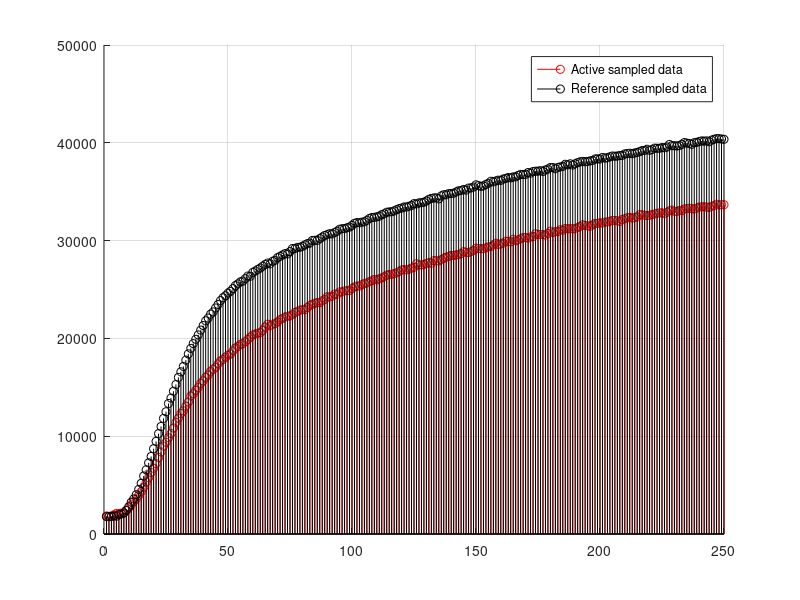
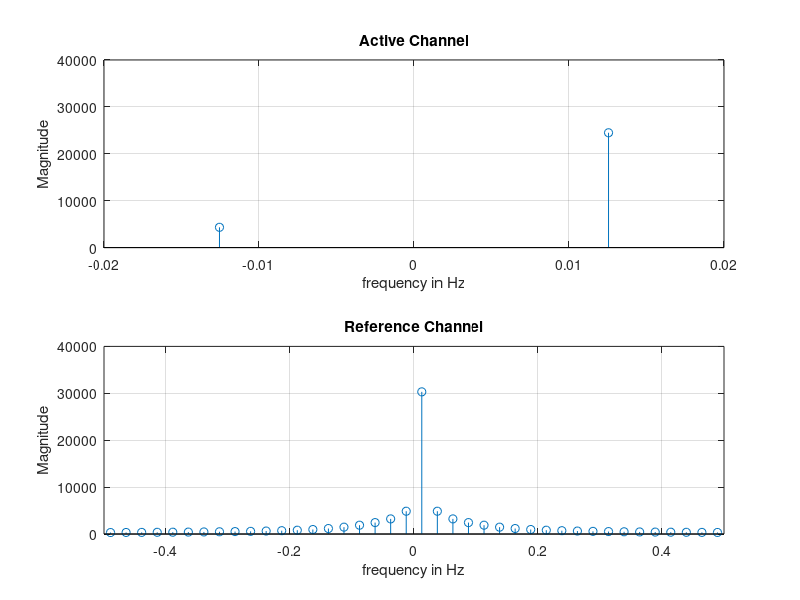

These figures' MATLAB source, in order:
clear all;
close all;
clc;
active_data= [1849
1757
1845
1960
2103
2075
2135
2165
2412
2666
2985
3299
3589
3948
4328
4778
5313
5761
6285
6719
7186
7812
8392
8997
9381
9846
10268
10835
11421
11848
12313
12597
13073
13493
14114
14335
14694
14975
15398
15654
16030
16258
16627
16845
17036
17396
17715
17846
18090
18272
18398
18722
19017
19161
19390
19464
19675
19881
20132
20349
20454
20527
20583
20808
21165
21450
21294
21441
21519
21683
21913
22036
22188
22269
22295
22425
22655
22770
22883
22937
22941
23155
23377
23494
23595
23662
23658
23845
23989
24252
24245
24302
24533
24505
24751
24758
24863
24879
24902
25096
25265
25354
25350
25491
25628
25662
25804
25889
26024
25984
26088
26185
26305
26469
26530
26562
26632
26706
26838
27000
27033
27003
27071
27188
27263
27633
27511
27518
27560
27667
27747
27689
27952
27941
27930
28041
28206
28305
28368
28490
28481
28539
28566
28668
28867
28807
28784
28870
28995
29221
29187
29180
29177
29260
29358
29400
29563
29732
29602
29664
29740
29939
29919
29879
30127
29982
30086
30181
30310
30308
30256
30376
30414
30699
30626
30629
30617
30563
30728
30964
30818
30917
30919
31109
31063
31229
31199
31224
31208
31209
31340
31450
31614
31542
31504
31462
31612
31758
31759
31825
31794
31889
31908
31976
32060
32053
32019
31962
32165
32238
32330
32366
32296
32365
32413
32649
32638
32581
32574
32592
32661
32715
32794
32827
32840
32748
32891
33046
33122
32996
32991
33086
33056
33234
33273
33304
33262
33233
33326
33429
33442
33464
33423
33397
33520
33577
33720
33635
33671
33666
];
reference_data=[1781
1797
1786
1862
1820
1971
2049
2149
2420
2785
3254
3591
4014
4561
5185
5934
6563
7275
7927
8718
9473
10258
10996
11819
12500
13347
13900
14598
15284
16013
16581
17135
17780
18417
18981
19467
19908
20355
20849
21314
21797
22080
22479
22705
23112
23466
23866
24165
24363
24633
24813
25093
25400
25572
25786
25856
26113
26375
26359
26754
26886
27051
27193
27383
27563
27704
27632
27888
27987
28258
28390
28530
28672
28639
28874
29195
29189
29306
29322
29412
29559
29689
29744
30014
30035
30021
30200
30358
30533
30607
30708
30684
30825
30956
31160
31215
31229
31315
31381
31555
31762
31848
31824
31887
31925
32075
32256
32360
32378
32434
32494
32655
32745
32902
32932
32955
33038
33158
33271
33327
33436
33438
33518
33591
33781
33751
33858
33877
33927
34047
34220
34311
34364
34374
34272
34571
34692
34685
34804
34813
34848
34975
35094
35131
35230
35163
35374
35382
35474
35704
35623
35543
35600
35746
35855
36069
36009
36102
36180
36160
36297
36361
36449
36417
36510
36519
36659
36770
36751
36777
36958
36897
37062
37100
37098
37152
37070
37221
37312
37473
37467
37348
37486
37537
37592
37804
37750
37854
37728
37856
37970
38063
38099
38069
38097
38150
38187
38344
38363
38346
38500
38431
38476
38572
38650
38629
38647
38700
38717
38864
38901
38935
38885
38964
39017
39097
39209
39218
39342
39232
39310
39453
39445
39440
39511
39492
39570
39828
39708
39706
39677
39717
39840
40025
39969
39932
39845
40015
40045
40131
40193
40173
40195
40113
40276
40364
40427
40423
40388
40358
];
active_data=active_data';
reference_data=reference_data';
x=active_data;
delta=160e-3;
fs=1/delta;
X=1/length(x)*fft(x,size(x,2));
Xa=abs(X);
fx=linspace(-fs/2,fs/2,length(X));
grid on;
% [freqx ampx]=ginput
value_active=max(Xa)

y=reference_data;
delta=160e-3;
fs=1/delta;
Y=1/length(y)*fft(y,size(y,2));
Ya=abs(Y);
fy=linspace(-fs/2,fs/2,length(Y));
value_ref=max(Ya)


hold on;
stem(x,'r');
stem (y,'k');
legend('Active sampled data','Reference sampled data');

figure;
subplot(211);
stem(fx,fftshift(Xa));
title('Active Channel');
xlabel('frequency in Hz');
ylabel('Magnitude')
axis([-0.02 0.02 0 4e4])
grid on;
[freqx ampx]=ginput

subplot(212);
stem(fy,fftshift(Ya));
title('Reference Channel');
xlabel('frequency in Hz');
ylabel('Magnitude')
axis([-0.5 0.5 0 4e4])
grid on;
% [freqy ampy]=ginput

